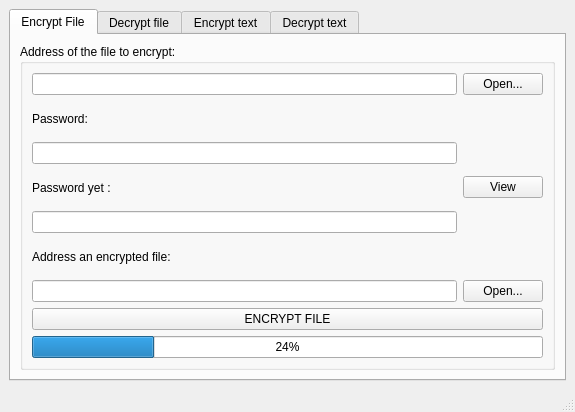
<?xml version="1.0" encoding="UTF-8"?>
<ui version="4.0">
 <class>MainWindow</class>
 <widget class="QMainWindow" name="MainWindow">
  <property name="geometry">
   <rect>
    <x>0</x>
    <y>0</y>
    <width>575</width>
    <height>412</height>
   </rect>
  </property>
  <property name="windowTitle">
   <string>AES Data Cryptor</string>
  </property>
  <widget class="QWidget" name="centralwidget">
   <layout class="QVBoxLayout" name="verticalLayout_6">
    <item>
     <widget class="QTabWidget" name="tabWidget">
      <property name="currentIndex">
       <number>0</number>
      </property>
      <widget class="QWidget" name="tab">
       <attribute name="title">
        <string>Encrypt File</string>
       </attribute>
       <layout class="QVBoxLayout" name="verticalLayout">
        <item>
         <widget class="QGroupBox" name="groupBox">
          <property name="title">
           <string>Address of the file to encrypt:</string>
          </property>
          <layout class="QGridLayout" name="gridLayout_3">
           <item row="0" column="0">
            <widget class="QLineEdit" name="addr_enc"/>
           </item>
           <item row="0" column="1">
            <widget class="QPushButton" name="open_encrypt">
             <property name="text">
              <string>Open...</string>
             </property>
            </widget>
           </item>
           <item row="1" column="0">
            <widget class="QLabel" name="label">
             <property name="text">
              <string>Password:</string>
             </property>
            </widget>
           </item>
           <item row="2" column="0">
            <widget class="QLineEdit" name="pwd1_e">
             <property name="echoMode">
              <enum>QLineEdit::Password</enum>
             </property>
            </widget>
           </item>
           <item row="3" column="0">
            <widget class="QLabel" name="label_2">
             <property name="text">
              <string>Password yet :</string>
             </property>
            </widget>
           </item>
           <item row="4" column="0">
            <widget class="QLineEdit" name="pwd2_e">
             <property name="echoMode">
              <enum>QLineEdit::Password</enum>
             </property>
            </widget>
           </item>
           <item row="5" column="0">
            <widget class="QLabel" name="label_3">
             <property name="text">
              <string>Address an encrypted file:</string>
             </property>
            </widget>
           </item>
           <item row="6" column="0">
            <widget class="QLineEdit" name="addr_to_enc"/>
           </item>
           <item row="6" column="1">
            <widget class="QPushButton" name="open_to_encrypt">
             <property name="text">
              <string>Open...</string>
             </property>
            </widget>
           </item>
           <item row="9" column="0" colspan="2">
            <widget class="QPushButton" name="encrypt_file">
             <property name="text">
              <string>ENCRYPT FILE</string>
             </property>
            </widget>
           </item>
           <item row="2" column="1" rowspan="3">
            <widget class="QPushButton" name="view_e">
             <property name="text">
              <string>View</string>
             </property>
            </widget>
           </item>
           <item row="10" column="0" colspan="2">
            <widget class="QProgressBar" name="enc_bar">
             <property name="value">
              <number>24</number>
             </property>
            </widget>
           </item>
          </layout>
         </widget>
        </item>
       </layout>
      </widget>
      <widget class="QWidget" name="tab_2">
       <attribute name="title">
        <string>Decrypt file</string>
       </attribute>
       <layout class="QHBoxLayout" name="horizontalLayout_2">
        <item>
         <widget class="QGroupBox" name="groupBox_2">
          <property name="title">
           <string>Address of the file to decrypt:</string>
          </property>
          <layout class="QGridLayout" name="gridLayout_2">
           <item row="0" column="0">
            <widget class="QLineEdit" name="addr_dec"/>
           </item>
           <item row="0" column="1">
            <widget class="QPushButton" name="open_decrypt">
             <property name="text">
              <string>Open...</string>
             </property>
            </widget>
           </item>
           <item row="1" column="0">
            <widget class="QLabel" name="label_4">
             <property name="text">
              <string>Password:</string>
             </property>
            </widget>
           </item>
           <item row="2" column="0">
            <widget class="QLineEdit" name="pwd1_d">
             <property name="echoMode">
              <enum>QLineEdit::Password</enum>
             </property>
            </widget>
           </item>
           <item row="3" column="0">
            <widget class="QLabel" name="label_5">
             <property name="text">
              <string>Password yet :</string>
             </property>
            </widget>
           </item>
           <item row="4" column="0">
            <widget class="QLineEdit" name="pwd2_d">
             <property name="echoMode">
              <enum>QLineEdit::Password</enum>
             </property>
            </widget>
           </item>
           <item row="5" column="0">
            <widget class="QLabel" name="label_6">
             <property name="text">
              <string>Address an decrypted file:</string>
             </property>
            </widget>
           </item>
           <item row="6" column="0">
            <widget class="QLineEdit" name="addr_to_dec"/>
           </item>
           <item row="6" column="1">
            <widget class="QPushButton" name="open_to_decrypt">
             <property name="text">
              <string>Open...</string>
             </property>
            </widget>
           </item>
           <item row="7" column="0" colspan="2">
            <widget class="QPushButton" name="decrypt_file">
             <property name="text">
              <string>DECRYPT FILE</string>
             </property>
            </widget>
           </item>
           <item row="2" column="1" rowspan="3">
            <widget class="QPushButton" name="view_d">
             <property name="text">
              <string>View</string>
             </property>
            </widget>
           </item>
           <item row="8" column="0" colspan="2">
            <widget class="QProgressBar" name="dec_bar">
             <property name="value">
              <number>24</number>
             </property>
            </widget>
           </item>
          </layout>
         </widget>
        </item>
       </layout>
      </widget>
      <widget class="QWidget" name="tab_4">
       <attribute name="title">
        <string>Encrypt text</string>
       </attribute>
       <layout class="QHBoxLayout" name="horizontalLayout_3">
        <item>
         <widget class="QGroupBox" name="groupBox_3">
          <property name="title">
           <string>Tetx for encryption:</string>
          </property>
          <layout class="QGridLayout" name="gridLayout">
           <item row="0" column="0">
            <widget class="QTextEdit" name="text_to_enc"/>
           </item>
          </layout>
         </widget>
        </item>
        <item>
         <widget class="QGroupBox" name="groupBox_5">
          <property name="title">
           <string>Password</string>
          </property>
          <layout class="QVBoxLayout" name="verticalLayout_3">
           <item>
            <widget class="QLineEdit" name="pwd_e">
             <property name="echoMode">
              <enum>QLineEdit::Password</enum>
             </property>
            </widget>
           </item>
           <item>
            <widget class="QPushButton" name="encrypt_text">
             <property name="text">
              <string>Encrypt text</string>
             </property>
            </widget>
           </item>
           <item>
            <widget class="QPushButton" name="copy_enc">
             <property name="text">
              <string>Copy encrypted text</string>
             </property>
            </widget>
           </item>
          </layout>
         </widget>
        </item>
        <item>
         <widget class="QGroupBox" name="groupBox_4">
          <property name="title">
           <string>Encrypted text</string>
          </property>
          <layout class="QVBoxLayout" name="verticalLayout_2">
           <item>
            <widget class="QTextEdit" name="enc_text"/>
           </item>
          </layout>
         </widget>
        </item>
       </layout>
      </widget>
      <widget class="QWidget" name="tab_3">
       <attribute name="title">
        <string>Decrypt text</string>
       </attribute>
       <layout class="QHBoxLayout" name="horizontalLayout_4">
        <item>
         <widget class="QGroupBox" name="groupBox_7">
          <property name="title">
           <string>Tetx for decryption:</string>
          </property>
          <layout class="QGridLayout" name="gridLayout_4">
           <item row="0" column="0">
            <widget class="QTextEdit" name="text_to_dec"/>
           </item>
          </layout>
         </widget>
        </item>
        <item>
         <widget class="QGroupBox" name="groupBox_6">
          <property name="title">
           <string>Password</string>
          </property>
          <layout class="QVBoxLayout" name="verticalLayout_4">
           <item>
            <widget class="QLineEdit" name="pwd_d">
             <property name="echoMode">
              <enum>QLineEdit::Password</enum>
             </property>
            </widget>
           </item>
           <item>
            <widget class="QPushButton" name="decrypt_text">
             <property name="text">
              <string>Encrypt text</string>
             </property>
            </widget>
           </item>
           <item>
            <widget class="QPushButton" name="copy_dec">
             <property name="text">
              <string>Copy decrypted text</string>
             </property>
            </widget>
           </item>
          </layout>
         </widget>
        </item>
        <item>
         <widget class="QGroupBox" name="groupBox_8">
          <property name="title">
           <string>Decrypted text</string>
          </property>
          <layout class="QVBoxLayout" name="verticalLayout_5">
           <item>
            <widget class="QTextEdit" name="dec_text"/>
           </item>
          </layout>
         </widget>
        </item>
       </layout>
      </widget>
     </widget>
    </item>
   </layout>
  </widget>
  <widget class="QMenuBar" name="menubar">
   <property name="geometry">
    <rect>
     <x>0</x>
     <y>0</y>
     <width>575</width>
     <height>25</height>
    </rect>
   </property>
  </widget>
  <widget class="QStatusBar" name="statusbar"/>
 </widget>
 <resources/>
 <connections/>
</ui>
